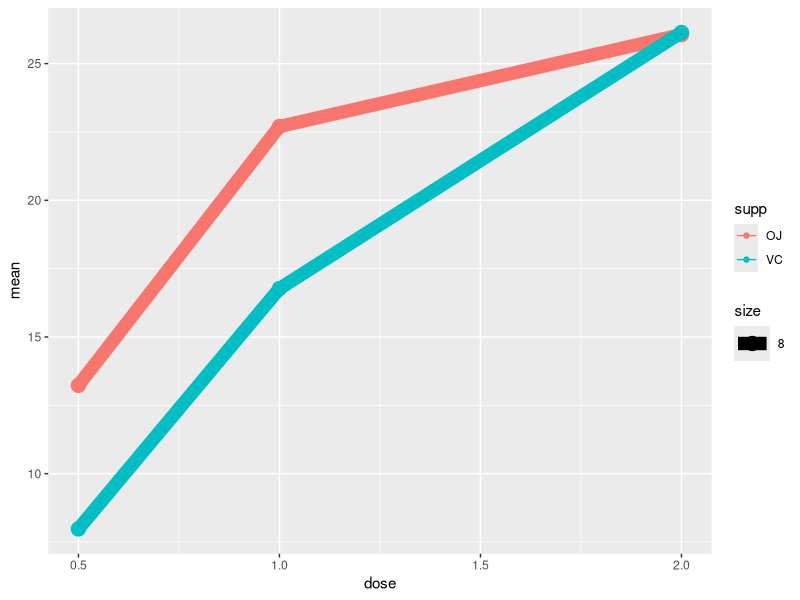
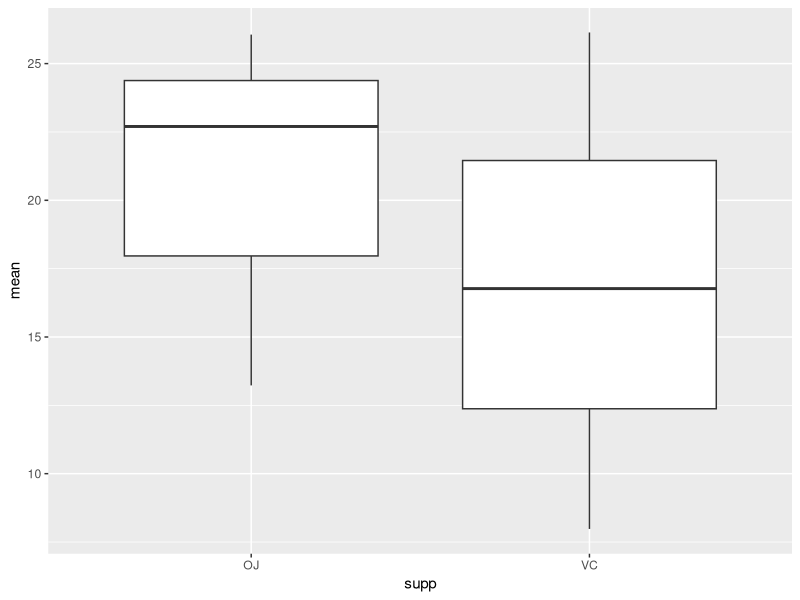
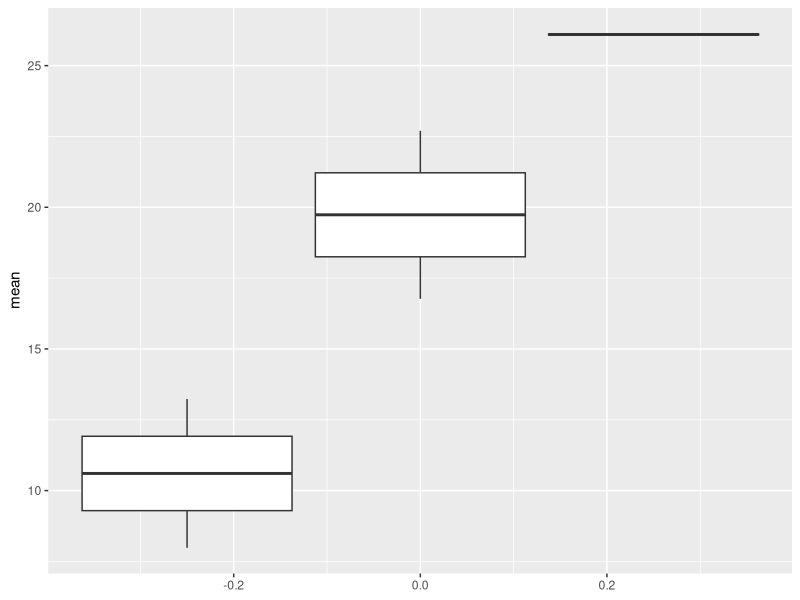
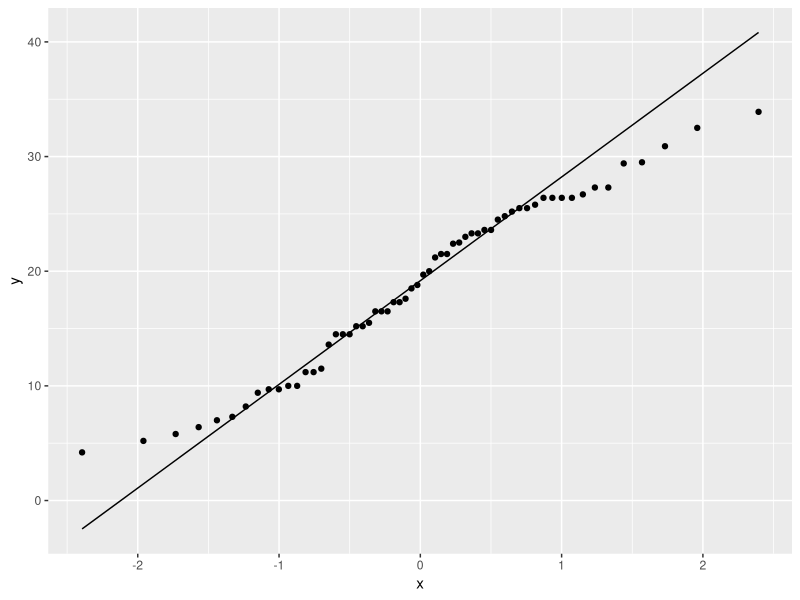
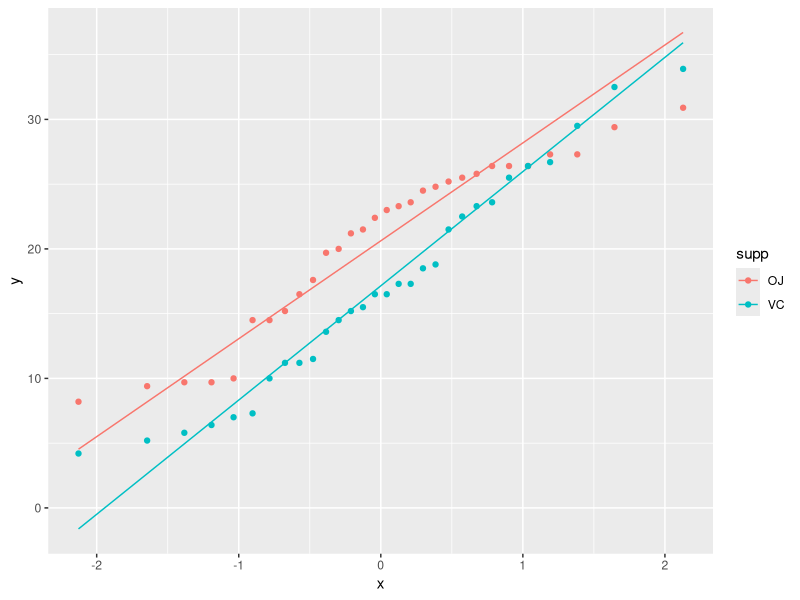
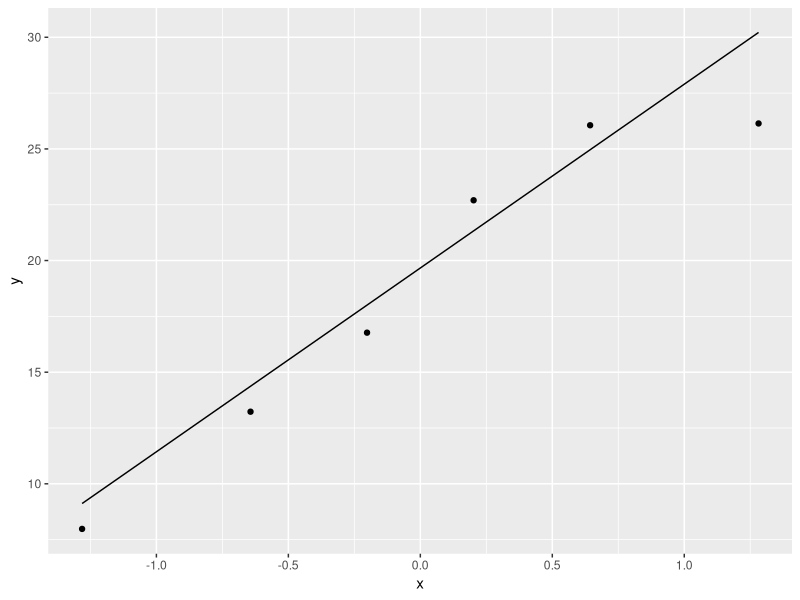
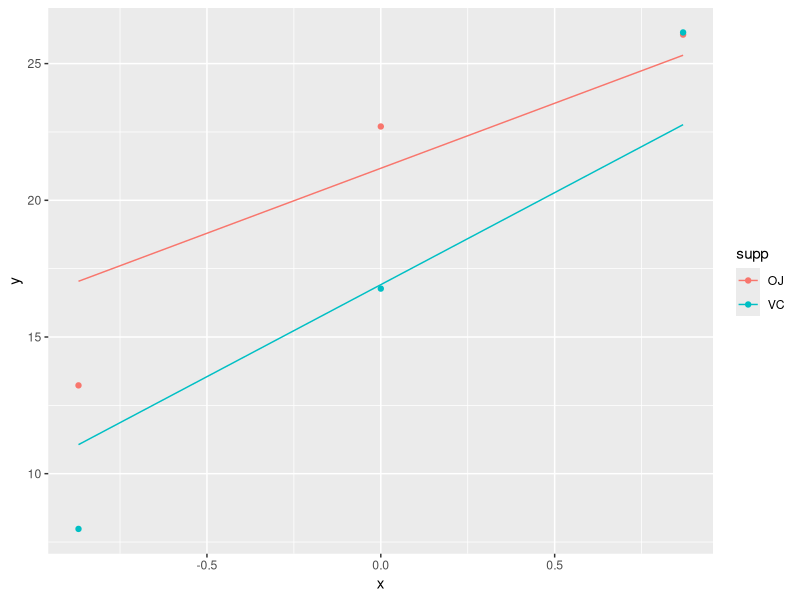

These figures' R source, in order:
library(dplyr)
library(ggplot2)

head(ToothGrowth) #shows the beginning of the data set to get an idea of what it looks like

Groups = as_tibble(ToothGrowth) %>%  #gets in the data format I want
    group_by(supp,dose) %>% #Groups it by type of treatment (supp) and dose amount (dose)
    summarize(mean = mean(len)) ##takes the mean of the growth for each of these groups
Groups #prints resulting table

Groups %>% filter(dose>.5) #Gives me all the cases where the dose was greater than .5
VC = Groups %>% filter(supp == "VC") #Gives me only the treatment method for VC
VC

library(ggplot2)
dose = Groups$dose
mean = Groups$mean
ggplot(Groups, aes(x = dose, y = mean, size = 8, color = supp)) + 
  geom_point() +
  geom_line()

ggplot(Groups, aes(x = supp, y = mean)) + 
  geom_boxplot()

ggplot(Groups, aes(group = dose, y = mean)) + 
  geom_boxplot() #looks like the dose had more of an effect on the growth than the treatment...

##qqplots help us determine whether we can assume normality, if the distribution is normal, 
# it should lie along the line
ggplot(ToothGrowth, aes(sample = len )) + stat_qq() +stat_qq_line() 
ggplot(ToothGrowth, aes(sample = len, color = supp )) + stat_qq() +stat_qq_line()
ggplot(Groups, aes(sample = Groups$mean )) + stat_qq() +stat_qq_line()
ggplot(Groups, aes(sample = Groups$mean, color = supp )) + stat_qq() +stat_qq_line()

#confidence interval for the mean, we have to pull out the line where it says confidence interval
VC = ToothGrowth %>% filter(supp == "VC")
OJ = ToothGrowth %>% filter(supp == "OJ")
t.test(ToothGrowth$len, conf.level = .98)
t.test(VC$len,conf.level=.98)
t.test(OJ$len, conf.level = .98)

#one-sided confidence intervals
t.test(ToothGrowth$len, mu = 0, alternative = "less", conf.level = .98)
t.test(ToothGrowth$len, mu = 0, alternative = "greater", conf.level = .98)

# T-test: It looks like the mean of the whole data is about 18.8. I want to test whether the mean of the OJ treatment is 
#greater than 18.8. So H_0 = 18.8 and H_1 is greater
t.test(OJ$len, mu=18.8, alternative = "greater", conf.level = 0.95)
#we fail to rejevt H_0 at a confidence level of .95, but we would reject H_0 at a confidence level of .9

# two -sample t-test
t.test(ToothGrowth$len ~ supp, data=ToothGrowth,  conf.level = .95)
# Fail to reject H_0 at a .95 percent confidence interval, but if 
# we look at the p-value, we would reject H_0 at a .9 confidence interval

# Ratio of variances sigma^2_x/sigma^2_y using Fisher's F Distribution. H_0 is that this ration is 1
#(i.e. the variances are equal)
var.test(len ~ supp, data = ToothGrowth)
var.test(len ~ supp, data = ToothGrowth, alternative = "less")
# We don't have enough evidence to reject the null hypothesis that the variances are equal

#Confidence interval for the variance. R doesn't have this built in, so we have to use the fact that we know
# the sample variance is approximately Chi-squared with degrees of freedom (n-1) and use the built-in 
#chi-squared probability to find a 95% confidence interval
v = var(ToothGrowth$len);  n = length(ToothGrowth$len)
(n-1)*v/qchisq(c(.975,.025), n-1)




